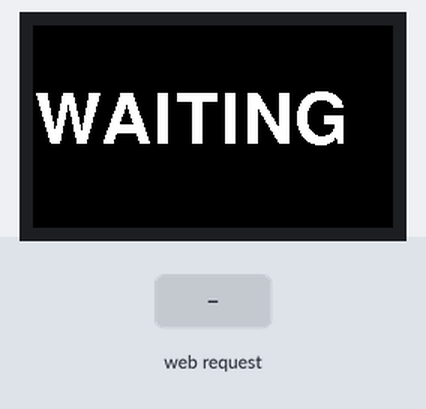
A sketch run on a simulated ESP32. Parts: 240×135 colour display. Inputs (shaded band) come from the test bench. What the sketch prints to the serial monitor is not drawn. At 5.4 s the program restarts the board; the recording ends there.

Above: at 1.3 s.
1.4 s: HTTP request GET /1 received
At 2.6 s:
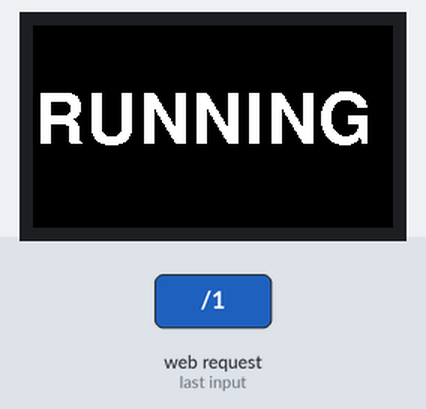
2.9 s: HTTP request GET /2 received
At 3.7 s:
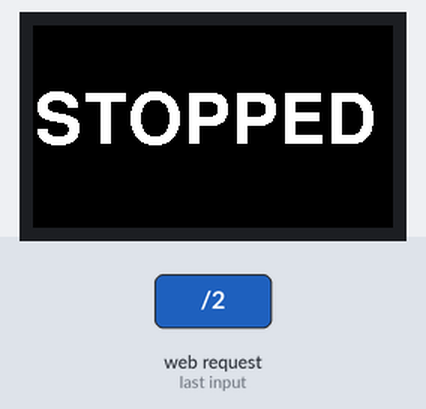
4.4 s: HTTP request GET /3 received
At 5.2 s:
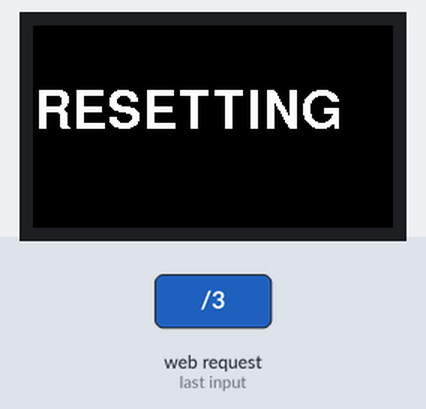
Timing chart, 0 to 5.4 s (numbered marks = the images above; inputs shaded):
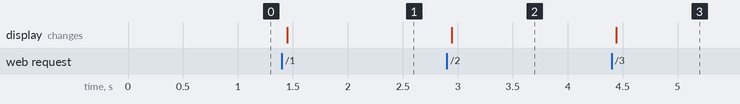

The sketch:

TTGO-WiFiSwitch.ino
```cpp
/*
  WiFiAccessPoint.ino creates a WiFi access point and provides a web server on it.

  Steps:
  1. Connect to the access point "yourAp"
  2. Point your web browser to http://192.168.4.1/H to turn the LED on or http://192.168.4.1/L to turn it off
     OR
     Run raw TCP "GET /H" and "GET /L" on PuTTY terminal with 192.168.4.1 as IP address and 80 as port

  Created for arduino-esp32 on 04 July, 2018
  by Elochukwu Ifediora (fedy0)

  All_Free_Fonts_Demo
  Example for TFT_eSPI library
  Created by Bodmer 31/12/16

  WiFiSwitch Mashup
  ShotokuTech 2 August 2020
*/

#include <WiFi.h>
#include <WiFiClient.h>
#include <WiFiAP.h>
#include "Free_Fonts.h"
#include "SPI.h"
#include "TFT_eSPI.h"

//display Use hardware SPI
TFT_eSPI tft = TFT_eSPI();
unsigned long drawTime = 0;

// Set these to your desired credentials.
const char *ssid = "TTGOWAP";
const char *password = "11111111";

WiFiServer server(80);

void setup() {

  Serial.begin(115200);
  Serial.println();
  Serial.println("Configuring access point...");

  // You can remove the password parameter if you want the AP to be open.
  WiFi.softAP(ssid, password);
  IPAddress myIP = WiFi.softAPIP();
  Serial.print("AP IP address: ");
  Serial.println(myIP);
  server.begin();

  Serial.println("Server started");

    //display
    tft.begin();
    tft.setRotation(1);
    String payload = "WAITING";
    tft.fillScreen(TFT_BLACK);
    tft.setFreeFont(FF24);
    tft.drawString(payload, 1, 43, GFXFF);

}

void loop() {
  WiFiClient client = server.available();   // listen for incoming clients

  if (client) {                             // if you get a client,
    Serial.println("New Client.");           // print a message out the serial port
    String currentLine = "";                // make a String to hold incoming data from the client
    while (client.connected()) {            // loop while the client's connected
      if (client.available()) {             // if there's bytes to read from the client,
        char c = client.read();             // read a byte, then
        Serial.write(c);                    // print it out the serial monitor
        if (c == '\n') {                    // if the byte is a newline character

          // if the current line is blank, you got two newline characters in a row.
          // that's the end of the client HTTP request, so send a response:
          if (currentLine.length() == 0) {
            // HTTP headers always start with a response code (e.g. HTTP/1.1 200 OK)
            // and a content-type so the client knows what's coming, then a blank line:
            client.println("HTTP/1.1 200 OK");
            client.println("Content-type:text/html");
            client.println();

            // the content of the HTTP response follows the header:
            client.print("<br><br>");
            client.print("Click <a href=\"/1\">here</a> to RUN.<br>");

            client.print("<br><br>");
            client.print("Click <a href=\"/2\">here</a> to STOP.<br>");

            client.print("<br><br>");
            client.print("Click <a href=\"/3\">here</a> to RESET.<br>");

            // The HTTP response ends with another blank line:
            client.println();
            // break out of the while loop:
            break;
          } else {    // if you got a newline, then clear currentLine:
            currentLine = "";
          }
        } else if (c != '\r') {  // if you got anything else but a carriage return character,
          currentLine += c;      // add it to the end of the currentLine
        }

        // Check to see if the client request was "GET /H" or "GET /R":
        if (currentLine.endsWith("GET /1")) {
                String payload = "RUNNING";
                tft.fillScreen(TFT_BLACK);
                tft.setFreeFont(FF24);
                tft.drawString(payload, 1, 43, GFXFF);

        }

      if (currentLine.endsWith("GET /2")) {
                String payload = "STOPPED";
                tft.fillScreen(TFT_BLACK);
                tft.setFreeFont(FF24);
                tft.drawString(payload, 1, 43, GFXFF);

        }

        if (currentLine.endsWith("GET /3")) {
                String payload = "RESETTING";
                client.println();
                tft.fillScreen(TFT_BLACK);
                tft.setFreeFont(FF23);
                tft.drawString(payload, 1, 43, GFXFF);
                delay(1000);
                ESP.restart();
        }
      }
    }
    // close the connection:
    client.stop();
    Serial.println("Client Disconnected.");
  }
}
```

Free_Fonts.h
```cpp
// Attach this header file to your sketch to use the GFX Free Fonts. You can write
// sketches without it, but it makes referencing them easier.

// This calls up ALL the fonts but they only get loaded if you actually
// use them in your sketch.
//
// No changes are needed to this header file unless new fonts are added to the
// library "Fonts/GFXFF" folder.
//
// To save a lot of typing long names, each font can easily be referenced in the
// sketch in three ways, either with:
//
//    1. Font file name with the & in front such as &FreeSansBoldOblique24pt7b
//       an example being:
//
//       tft.setFreeFont(&FreeSansBoldOblique24pt7b);
//
//    2. FF# where # is a number determined by looking at the list below
//       an example being:
//
//       tft.setFreeFont(FF32);
//
//    3. An abbreviation of the file name. Look at the list below to see
//       the abbreviations used, for example:
//
//       tft.setFreeFont(FSSBO24)
//
//       Where the letters mean:
//       F = Free font
//       M = Mono
//      SS = Sans Serif (double S to distinguish is form serif fonts)
//       S = Serif
//       B = Bold
//       O = Oblique (letter O not zero)
//       I = Italic
//       # =  point size, either 9, 12, 18 or 24
//
//  Setting the font to NULL will select the GLCD font:
//
//      tft.setFreeFont(NULL); // Set font to GLCD

#define LOAD_GFXFF

#ifdef LOAD_GFXFF // Only include the fonts if LOAD_GFXFF is defined in User_Setup.h

// Use these when printing or drawing text in GLCD and high rendering speed fonts
#define GFXFF 1
#define GLCD  0
#define FONT2 2
#define FONT4 4
#define FONT6 6
#define FONT7 7
#define FONT8 8

// Use the following when calling setFont()
//
// Reserved for GLCD font  // FF0
//

#define TT1 &TomThumb

#define FM9 &FreeMono9pt7b
#define FM12 &FreeMono12pt7b
#define FM18 &FreeMono18pt7b
#define FM24 &FreeMono24pt7b

#define FMB9 &FreeMonoBold9pt7b
#define FMB12 &FreeMonoBold12pt7b
#define FMB18 &FreeMonoBold18pt7b
#define FMB24 &FreeMonoBold24pt7b

#define FMO9 &FreeMonoOblique9pt7b
#define FMO12 &FreeMonoOblique12pt7b
#define FMO18 &FreeMonoOblique18pt7b
#define FMO24 &FreeMonoOblique24pt7b

#define FMBO9 &FreeMonoBoldOblique9pt7b
#define FMBO12 &FreeMonoBoldOblique12pt7b
#define FMBO18 &FreeMonoBoldOblique18pt7b
#define FMBO24 &FreeMonoBoldOblique24pt7b

#define FSS9 &FreeSans9pt7b
#define FSS12 &FreeSans12pt7b
#define FSS18 &FreeSans18pt7b
#define FSS24 &FreeSans24pt7b

#define FSSB9 &FreeSansBold9pt7b
#define FSSB12 &FreeSansBold12pt7b
#define FSSB18 &FreeSansBold18pt7b
#define FSSB24 &FreeSansBold24pt7b

#define FSSO9 &FreeSansOblique9pt7b
#define FSSO12 &FreeSansOblique12pt7b
#define FSSO18 &FreeSansOblique18pt7b
#define FSSO24 &FreeSansOblique24pt7b

#define FSSBO9 &FreeSansBoldOblique9pt7b
#define FSSBO12 &FreeSansBoldOblique12pt7b
#define FSSBO18 &FreeSansBoldOblique18pt7b
#define FSSBO24 &FreeSansBoldOblique24pt7b

#define FS9 &FreeSerif9pt7b
#define FS12 &FreeSerif12pt7b
#define FS18 &FreeSerif18pt7b
#define FS24 &FreeSerif24pt7b

#define FSI9 &FreeSerifItalic9pt7b
#define FSI12 &FreeSerifItalic12pt7b
#define FSI19 &FreeSerifItalic18pt7b
#define FSI24 &FreeSerifItalic24pt7b

#define FSB9 &FreeSerifBold9pt7b
#define FSB12 &FreeSerifBold12pt7b
#define FSB18 &FreeSerifBold18pt7b
#define FSB24 &FreeSerifBold24pt7b

#define FSBI9 &FreeSerifBoldItalic9pt7b
#define FSBI12 &FreeSerifBoldItalic12pt7b
#define FSBI18 &FreeSerifBoldItalic18pt7b
#define FSBI24 &FreeSerifBoldItalic24pt7b

#define FF0 NULL //ff0 reserved for GLCD
#define FF1 &FreeMono9pt7b
#define FF2 &FreeMono12pt7b
#define FF3 &FreeMono18pt7b
#define FF4 &FreeMono24pt7b

#define FF5 &FreeMonoBold9pt7b
#define FF6 &FreeMonoBold12pt7b
#define FF7 &FreeMonoBold18pt7b
#define FF8 &FreeMonoBold24pt7b

#define FF9 &FreeMonoOblique9pt7b
#define FF10 &FreeMonoOblique12pt7b
#define FF11 &FreeMonoOblique18pt7b
#define FF12 &FreeMonoOblique24pt7b

#define FF13 &FreeMonoBoldOblique9pt7b
#define FF14 &FreeMonoBoldOblique12pt7b
#define FF15 &FreeMonoBoldOblique18pt7b
#define FF16 &FreeMonoBoldOblique24pt7b

#define FF17 &FreeSans9pt7b
#define FF18 &FreeSans12pt7b
#define FF19 &FreeSans18pt7b
#define FF20 &FreeSans24pt7b

#define FF21 &FreeSansBold9pt7b
#define FF22 &FreeSansBold12pt7b
#define FF23 &FreeSansBold18pt7b
#define FF24 &FreeSansBold24pt7b

#define FF25 &FreeSansOblique9pt7b
#define FF26 &FreeSansOblique12pt7b
#define FF27 &FreeSansOblique18pt7b
#define FF28 &FreeSansOblique24pt7b

#define FF29 &FreeSansBoldOblique9pt7b
#define FF30 &FreeSansBoldOblique12pt7b
#define FF31 &FreeSansBoldOblique18pt7b
#define FF32 &FreeSansBoldOblique24pt7b

#define FF33 &FreeSerif9pt7b
#define FF34 &FreeSerif12pt7b
#define FF35 &FreeSerif18pt7b
#define FF36 &FreeSerif24pt7b

#define FF37 &FreeSerifItalic9pt7b
#define FF38 &FreeSerifItalic12pt7b
#define FF39 &FreeSerifItalic18pt7b
#define FF40 &FreeSerifItalic24pt7b

#define FF41 &FreeSerifBold9pt7b
#define FF42 &FreeSerifBold12pt7b
#define FF43 &FreeSerifBold18pt7b
#define FF44 &FreeSerifBold24pt7b

#define FF45 &FreeSerifBoldItalic9pt7b
#define FF46 &FreeSerifBoldItalic12pt7b
#define FF47 &FreeSerifBoldItalic18pt7b
#define FF48 &FreeSerifBoldItalic24pt7b

// >>>>>>>>>>>>>>>>>>>>>>>>>>>>>>>>>>>>>>>>>>>>>>>>>>>>>>>>>>>>>>>>>>>>>>>>>>>>>>>>>
// Now we define "s"tring versions for easy printing of the font name so:
//   tft.println(sFF5);
// will print
//   Mono bold 9
// >>>>>>>>>>>>>>>>>>>>>>>>>>>>>>>>>>>>>>>>>>>>>>>>>>>>>>>>>>>>>>>>>>>>>>>>>>>>>>>>>

#define sFF0 "GLCD"
#define sTT1 "Tom Thumb"
#define sFF1 "Mono 9"
#define sFF2 "Mono 12"
#define sFF3 "Mono 18"
#define sFF4 "Mono 24"

#define sFF5 "Mono bold 9"
#define sFF6 "Mono bold 12"
#define sFF7 "Mono bold 18"
#define sFF8 "Mono bold 24"

#define sFF9 "Mono oblique 9"
#define sFF10 "Mono oblique 12"
#define sFF11 "Mono oblique 18"
#define sFF12 "Mono oblique 24"

#define sFF13 "Mono bold oblique 9"
#define sFF14 "Mono bold oblique 12"
#define sFF15 "Mono bold oblique 18"
#define sFF16 "Mono bold oblique 24" // Full text line is too big for 480 pixel wide screen

#define sFF17 "Sans 9"
#define sFF18 "Sans 12"
#define sFF19 "Sans 18"
#define sFF20 "Sans 24"

#define sFF21 "Sans bold 9"
#define sFF22 "Sans bold 12"
#define sFF23 "Sans bold 18"
#define sFF24 "Sans bold 24"

#define sFF25 "Sans oblique 9"
#define sFF26 "Sans oblique 12"
#define sFF27 "Sans oblique 18"
#define sFF28 "Sans oblique 24"

#define sFF29 "Sans bold oblique 9"
#define sFF30 "Sans bold oblique 12"
#define sFF31 "Sans bold oblique 18"
#define sFF32 "Sans bold oblique 24"

#define sFF33 "Serif 9"
#define sFF34 "Serif 12"
#define sFF35 "Serif 18"
#define sFF36 "Serif 24"

#define sFF37 "Serif italic 9"
#define sFF38 "Serif italic 12"
#define sFF39 "Serif italic 18"
#define sFF40 "Serif italic 24"

#define sFF41 "Serif bold 9"
#define sFF42 "Serif bold 12"
#define sFF43 "Serif bold 18"
#define sFF44 "Serif bold 24"

#define sFF45 "Serif bold italic 9"
#define sFF46 "Serif bold italic 12"
#define sFF47 "Serif bold italic 18"
#define sFF48 "Serif bold italic 24"

#else // LOAD_GFXFF not defined so setup defaults to prevent error messages

// >>>>>>>>>>>>>>>>>>>>>>>>>>>>>>>>>>>>>>>>>>>>>>>>>>>>>>>>>>>>>>>>>>>>>>>>>>>>>>>>>
// Free fonts are not loaded in User_Setup.h so we must define all as font 1
// to prevent compile error messages
// >>>>>>>>>>>>>>>>>>>>>>>>>>>>>>>>>>>>>>>>>>>>>>>>>>>>>>>>>>>>>>>>>>>>>>>>>>>>>>>>>

#define GFXFF 1
#define GLCD  1
#define FONT2 2
#define FONT4 4
#define FONT6 6
#define FONT7 7
#define FONT8 8

#define FF0 1
#define FF1 1
#define FF2 1
#define FF3 1
#define FF4 1
#define FF5 1
#define FF6 1
#define FF7 1
#define FF8 1
#define FF9 1
#define FF10 1
#define FF11 1
#define FF12 1
#define FF13 1
#define FF14 1
#define FF15 1
#define FF16 1
#define FF17 1
#define FF18 1
#define FF19 1
#define FF20 1
#define FF21 1
#define FF22 1
#define FF23 1
#define FF24 1
#define FF25 1
#define FF26 1
#define FF27 1
#define FF28 1
#define FF29 1
#define FF30 1
#define FF31 1
#define FF32 1
#define FF33 1
#define FF34 1
#define FF35 1
#define FF36 1
#define FF37 1
#define FF38 1
#define FF39 1
#define FF40 1
#define FF41 1
#define FF42 1
#define FF43 1
#define FF44 1
#define FF45 1
#define FF46 1
#define FF47 1
#define FF48 1

#define FM9  1
#define FM12 1
#define FM18 1
#define FM24 1

#define FMB9  1
#define FMB12 1
#define FMB18 1
#define FMB24 1

#define FMO9  1
#define FMO12 1
#define FMO18 1
#define FMO24 1

#define FMBO9  1
#define FMBO12 1
#define FMBO18 1
#define FMBO24 1

#define FSS9  1
#define FSS12 1
#define FSS18 1
#define FSS24 1

#define FSSB9  1
#define FSSB12 1
#define FSSB18 1
#define FSSB24 1

#define FSSO9  1
#define FSSO12 1
#define FSSO18 1
#define FSSO24 1

#define FSSBO9  1
#define FSSBO12 1
#define FSSBO18 1
#define FSSBO24 1

#define FS9  1
#define FS12 1
#define FS18 1
#define FS24 1

#define FSI9  1
#define FSI12 1
#define FSI19 1
#define FSI24 1

#define FSB9  1
#define FSB12 1
#define FSB18 1
#define FSB24 1

#define FSBI9  1
#define FSBI12 1
#define FSBI18 1
#define FSBI24 1

#endif // LOAD_GFXFF
```

Measured:
- after the input at 1.4 s, the display: changes after 0.05 s (image 1)
- after the input at 2.9 s, the display: changes after 0.05 s (image 2)
- after the input at 4.4 s, the display: changes at once (image 3)
